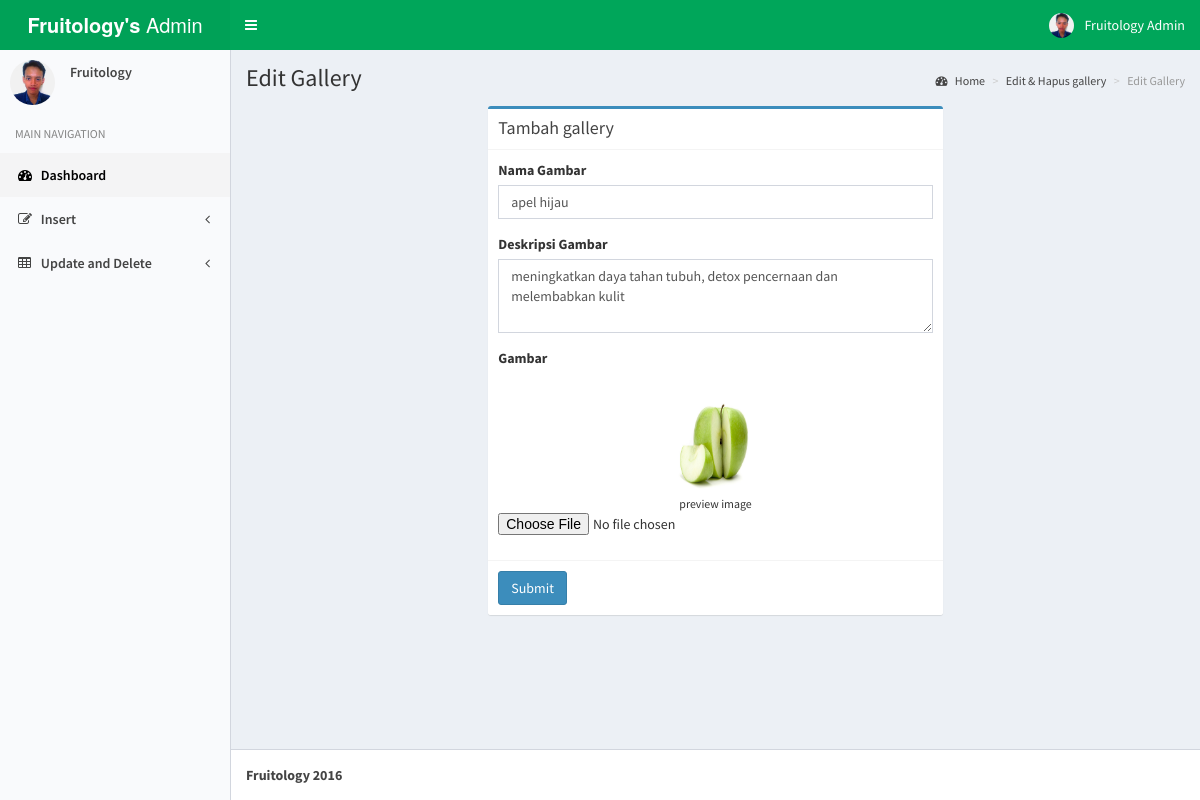
The page /gallery_edit/edit_menu/69 (signed in) on the database its author committed.
### tables this page shows
CREATE TABLE IF NOT EXISTS `gallery` (
`id_gallery` int(11) NOT NULL,
  `pict_gallery` varchar(50) DEFAULT NULL,
  `nama_pict` varchar(50) DEFAULT NULL,
  `deskripsi` text
);

### application/controllers/gallery_edit.php (called while the page is built, shortened)
<?php if ( ! defined('BASEPATH')) exit('No direct script access allowed');
class Gallery_edit extends CI_Controller {
	public function edit_menu($id_gallery){
		$mn = $this->model->GetGallery("where id_gallery = '$id_gallery'");
		$data = array(
				'id_gallery' => $mn[0]['id_gallery'],
				'nama_pict' => $mn[0]['nama_pict'],
				'deskripsi' => $mn[0]['deskripsi'],
				'pict_gallery' => $mn[0]['pict_gallery']
			);
		$this->load->view('form_gallery_edit', array('data' => $data));
	}
}

### index.php (called while the page is built, shortened)
<?php
require_once BASEPATH.'core/CodeIgniter.php';

### application/models/model.php (called while the page is built, shortened)
<?php if ( ! defined('BASEPATH')) exit('No direct script access allowed');
class model extends CI_Model {
	public function GetGallery($where = ""){
		$data = $this->db->query('select * from gallery '.$where);
		return $data->result_array();
	}
}

### application/views/form_gallery_edit.php (the view, shortened to what this page needs)
<!DOCTYPE html>
<html>
  <head>
    <link rel="stylesheet" href="<?php echo base_url()."assets/css/bootstrap.min.css" ?>">
    <link rel="stylesheet" href="https://maxcdn.bootstrapcdn.com/font-awesome/4.4.0/css/font-awesome.min.css">
    <link rel="stylesheet" href="https://code.ionicframework.com/ionicons/2.0.1/css/ionicons.min.css">
    <link rel="stylesheet" href="<?php echo base_url()."assets/css/AdminLTE.min.css" ?>">
    <link rel="stylesheet" href="<?php echo base_url()."assets/css/skin-green-light.min.css" ?>">
  </head>
  <body class="hold-transition skin-green-light sidebar-mini">
        <div class="wrapper">
      <header class="main-header">
        <a href="<?php echo base_url("")."home_admin"; ?>" class="logo">
          <span class="logo-lg"><b>Fruitology's</b> Admin</span>
        </a>
        <nav class="navbar navbar-static-top" role="navigation">
          <a href="#" class="sidebar-toggle" data-toggle="offcanvas" role="button">
          </a>
          <div class="navbar-custom-menu">
            <ul class="nav navbar-nav">
              <li class="dropdown user user-menu">
                <a href="#" class="dropdown-toggle" data-toggle="dropdown">
                  <img src="<?php echo base_url()."assets/image/foto-admin.jpg" ?>" class="user-image" alt="User Image">
                  <span class="hidden-xs">Fruitology Admin</span>
                </a>
              </li>
            </ul>
          </div>
        </nav>
      </header>
      <aside class="main-sidebar">
        <section class="sidebar">
          <div class="user-panel">
            <div class="pull-left image">
              <img src="<?php echo base_url()."assets/image/foto-admin.jpg" ?>" class="img-circle" alt="User Image">
            </div>
            <div class="pull-left info">
              <p>Fruitology</p>
            </div>
          </div>
          <ul class="sidebar-menu">
            <li class="header">MAIN NAVIGATION</li>
            <li class="active treeview">
              <a href="#">
                <i class="fa fa-dashboard"></i> <span>Dashboard</span>
              </a>
            </li>
            <li class="treeview">
              <a href="#">
                <i class="fa fa-edit"></i> <span>Insert</span>
                <i class="fa fa-angle-left pull-right"></i>
              </a>
            </li>
            <li class="treeview">
              <a href="#">
                <i class="fa fa-table"></i> <span>Update and Delete</span>
                <i class="fa fa-angle-left pull-right"></i>
              </a>
            </li>
          </ul>
        </section>
      </aside>
      <div class="content-wrapper">
        <section class="content-header">
          <h1>
            Edit Gallery
          </h1>
          <ol class="breadcrumb">
            <li><a href="#"><i class="fa fa-dashboard"></i> Home</a></li>
            <li><a href="#">Edit & Hapus gallery</a></li>
            <li class="active">Edit Gallery</li>
          </ol>
        </section>
        <section class="content">
          <div class="row">
            <div class="col-md-push-3 col-md-6">
              <div class="box box-primary">
                <div class="box-header with-border">
                  <h3 class="box-title">Tambah gallery</h3>
                </div>
                <form role="form" method="POST" action="<?php echo base_url()."gallery_edit/do_update"; ?>" enctype="multipart/form-data">
                  <div class="box-body">
                    <div class="form-group">
                      <label>Nama Gambar</label>
                      <input type="text" class="form-control" id="exampleInputEmail1" placeholder="Masukkan Nama buah" name="nama_pict" value="<?php echo "$data[nama_pict]"; ?>" required>
                    </div>
                    <div class="form-group">
                      <label>Deskripsi Gambar</label>
                      <textarea class="form-control" rows="3" placeholder="Masukkan manfaat buah" name="deskripsi"><?php echo "$data[deskripsi]"; ?></textarea>
                    </div>
                    <div class="form-group">
                      <label>Gambar</label>
                      <?php if ($data['pict_gallery'] != "") { ?>
                        <center><br><img src="<?php echo base_url("/assets/image/galeri/$data[pict_gallery]"); ?>" style="height: 100px; width: 100px"><br><small>preview image</small><br></center>
                      <?php } else{ ?>
                        <center><br>no image<br><small>preview image</small><br></center>
                      <?php } ?>
                      <input type="file" id="exampleInputFile" name="pict_gallery">
                    </div>
                  </div>
                  <div class="box-footer">
                    <button type="submit" class="btn btn-primary">Submit</button>
                  </div>
                </form>
              </div>
            </div>
            <div class="col-md-6">
            </div>
          </div>
        </section>
      </div>
      <footer class="main-footer">
        <b>Fruitology 2016</b>
      </footer>
    </div>
  </body>
</html>

### rows shown on the page
gallery: nama_pict "apel hijau", deskripsi "meningkatkan daya tahan tubuh, detox pencernaan dan melembabkan kulit", pict_gallery (picture)
